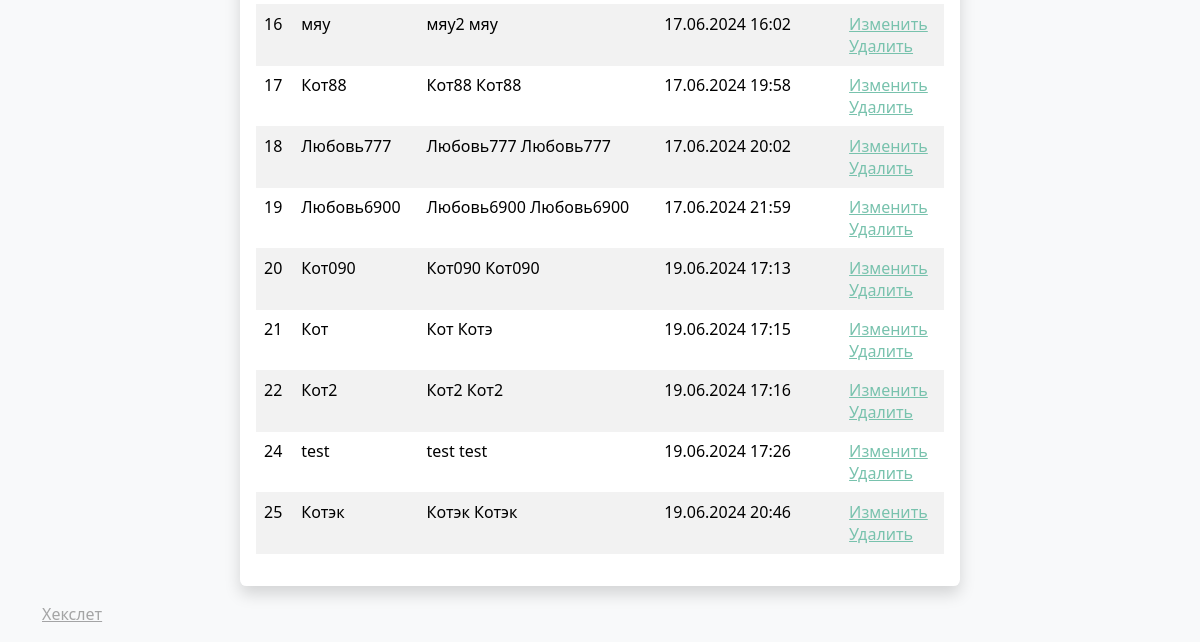
Before: /users/ (lower part) with the older database file.
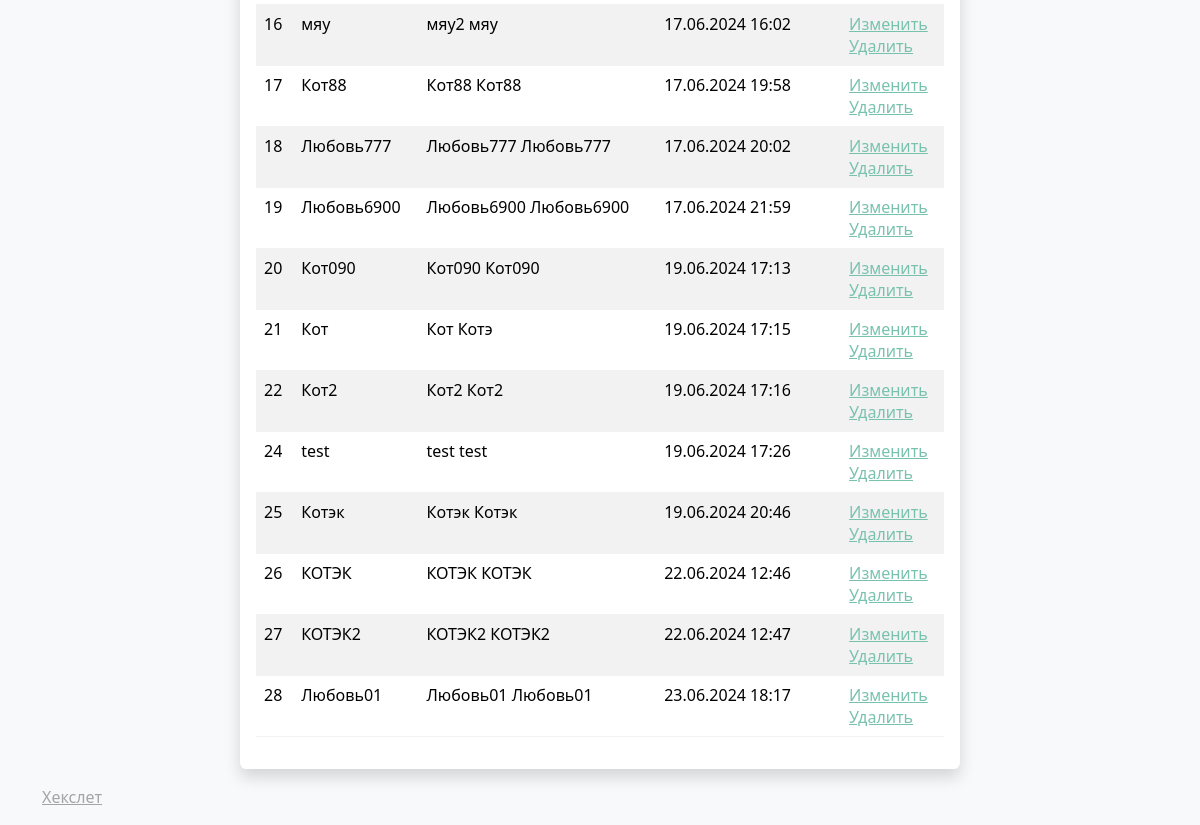
After: the same page with the newer database file.
### task_manager/models.py (models this page shows, shortened)
class CustomUser(AbstractUser):
    first_name = models.CharField(max_length=100)
    last_name = models.CharField(max_length=100)
    username = models.CharField(max_length=150, unique=True)
    password = models.CharField(max_length=100)
    REQUIRED_FIELDS = ['first_name', 'last_name']

### task_manager/views.py (the view)
# urls.py: path('users/', user_list, name='user-list'),
def user_list(request):
    users = CustomUser.objects.all()
    return render(request, 'users/users.html', {'users': users})

### task_manager/templates/users/users.html (shortened to what this page needs)
{% extends 'base.html' %}
{% load i18n %}
{% block content %}
<div class="container mt-5">
    <div class="row">
        <div class="col-md-8 offset-md-2">
            <div class="card border-0 shadow">
                <div class="card-body">
                    <table class="table table-striped mt-4">
                        <tbody>
                            {% for user in users %}
                            <tr>
                                <td>{{ user.id }}</td>
                                <td>{{ user.username }}</td>
                                <td>{{ user.get_full_name }}</td>
                                <td>{{ user.date_joined|date:"d.m.Y H:i" }}</td>
                                <td>
                                    <div><a href="{% url 'user_update' user.id %}">{% trans "Изменить" %}</a></div>
                                    <div><a href="{% url 'user_delete' user.id %}">{% trans "Удалить" %}</a></div>
                                </td>
                            </tr>
                            {% endfor %}
                        </tbody>
                    </table>
                </div>
            </div>
        </div>
    </div>
</div>
{% endblock %}

Changed rows visible on the page:
added CustomUser: id "26", username "КОТЭК", get_full_name "КОТЭК КОТЭК", date_joined "22.06.2024 12:46"
added CustomUser: id "27", username "КОТЭК2", get_full_name "КОТЭК2 КОТЭК2", date_joined "22.06.2024 12:47"
added CustomUser: id "28", username "Любовь01", get_full_name "Любовь01 Любовь01", date_joined "23.06.2024 18:17"
